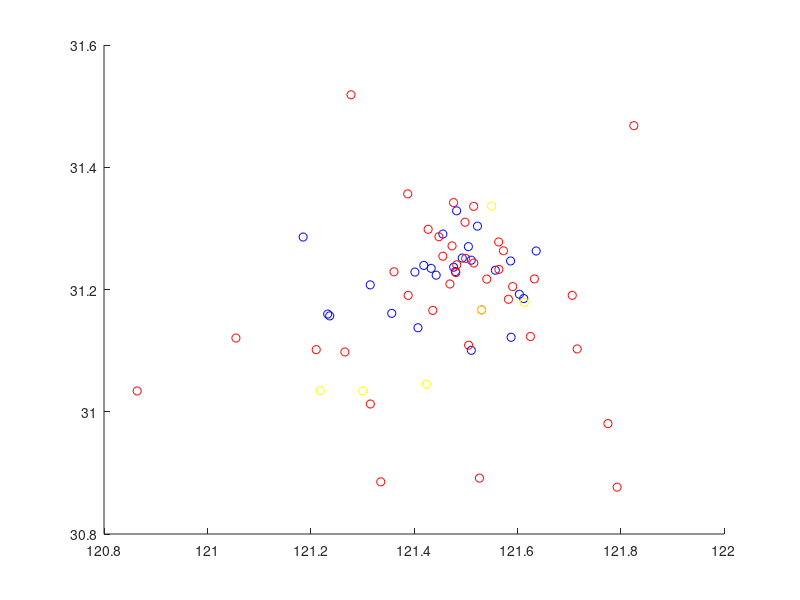

This chart was generated by the following MATLAB code:
a=[121.1854,31.285834;
121.232947,31.159828;
121.236841,31.156811;
121.315222,31.207586;
121.356912,31.160982;
121.407674,31.137447;
121.401794,31.22853;
121.418952,31.239412;
121.433252,31.234629;
121.442888,31.223464;
121.480113,31.229436;
121.476726,31.236512;
121.493342,31.251476;
121.510815,31.247955;
121.505254,31.270128;
121.455924,31.290714;
121.522831,31.303658;
121.482444,31.328711;
121.510835,31.100538;
121.587933,31.121803;
121.603945,31.192257;
121.612419,31.185208;
121.557446,31.23152;
121.586927,31.246685;
121.636476,31.263007
];
b=[121.825447,31.468048;
121.387813,31.356431;
121.476554,31.342133;
121.515462,31.33605;
121.498761,31.31007;
121.427358,31.298457;
121.448143,31.286321;
121.473619,31.271375;
121.499945,31.250973;
121.515702,31.243281;
121.482723,31.240356;
121.455832,31.254492;
121.48098,31.227682;
121.469511,31.209048;
121.436305,31.16584;
121.388686,31.190391;
121.36124,31.228958;
121.26621,31.097811;
121.21076,31.101627;
121.055326,31.120588;
121.3155,31.01268;
121.335624,30.885369;
121.526587,30.89146;
121.793081,30.876643;
121.775325,30.980646;
121.715832,31.102771;
121.62538,31.123107;
121.505707,31.108943;
121.530639,31.166584;
121.58284,31.184031;
121.706319,31.190486;
121.63298,31.217288;
121.590932,31.204714;
121.54081,31.217045;
121.56427,31.232908;
121.573111,31.263348;
121.563899,31.277822;
121.27802,31.518585;
120.864127,31.03403
];
c=[121.218678,31.034492;
121.300971,31.033859;
121.42409,31.044998;
121.530363,31.16622;
121.550155,31.336534;
121.613327,31.178806
];
a=a';
b=b';
c=c';
a1=a(1,:);
a2=a(2,:);
b1=b(1,:);
b2=b(2,:);
c1=c(1,:);
c2=c(2,:);
scatter(a1,a2,'b')
hold on
scatter(b1,b2,'r')
scatter(c1,c2,'y')